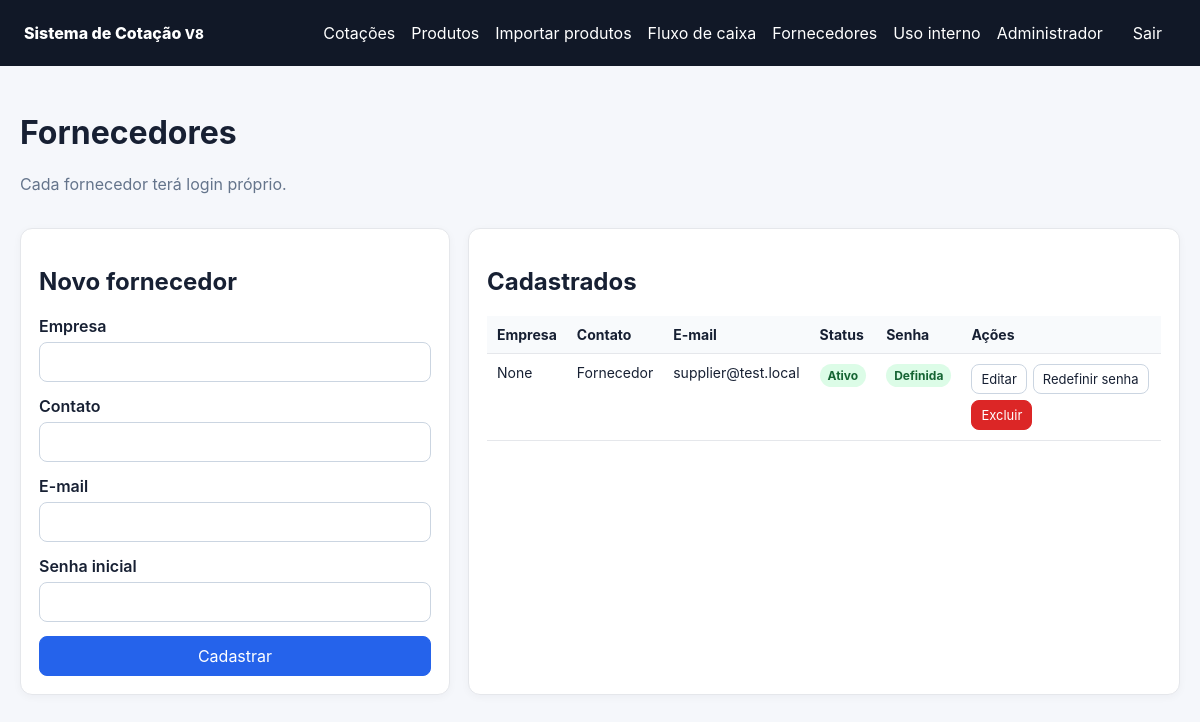
Page /admin/fornecedores (signed in) on the committed database.
### app/models.py (models this page shows)
class User(Base):
    __tablename__ = "users"
    id: Mapped[int] = mapped_column(primary_key=True)
    name: Mapped[str] = mapped_column(String(120))
    email: Mapped[str] = mapped_column(String(180), unique=True, index=True)
    password_hash: Mapped[str] = mapped_column(String(255))
    role: Mapped[str] = mapped_column(String(20), default="supplier")
    company_name: Mapped[str | None] = mapped_column(String(180), nullable=True)
    active: Mapped[bool] = mapped_column(Boolean, default=True)
    must_change_password: Mapped[bool] = mapped_column(Boolean, default=False)

### app/main.py (the view)
@app.get("/admin/fornecedores", response_class=HTMLResponse)
def admin_suppliers(request: Request, db: Session = Depends(get_db)):
    user = require_role(request, db, "admin")
    suppliers = db.scalars(select(User).where(User.role == "supplier").order_by(User.company_name, User.name)).all()
    created = request.query_params.get("criado") == "1"
    updated = request.query_params.get("editado") == "1"
    deleted = request.query_params.get("excluido") == "1"
    return templates.TemplateResponse(
        request,
        "admin_suppliers.html",
        {
            "user": user,
            "suppliers": suppliers,
            "error": None,
            "reset_link": None,
            "reset_supplier": None,
            "created": created,
            "updated": updated,
            "deleted": deleted,
        },
    )

### app/templates/admin_suppliers.html (shortened to what this page needs)
{% extends 'base.html' %}
{% block content %}
<div class="page-head"><div><h1>Fornecedores</h1><p class="muted">Cada fornecedor terá login próprio.</p></div></div>
<div class="grid two">
<div class="card"><h2>Novo fornecedor</h2>{% if error %}<div class="alert">{{ error }}</div>{% endif %}
<form method="post" class="stack"><label>Empresa<input name="company_name" required></label><label>Contato<input name="name" required></label><label>E-mail<input type="email" name="email" required></label><label>Senha inicial<input type="password" name="password" minlength="8" required></label><button class="primary">Cadastrar</button></form></div>
<div class="card table-wrap"><h2>Cadastrados</h2><table><thead><tr><th>Empresa</th><th>Contato</th><th>E-mail</th><th>Status</th><th>Senha</th><th>Ações</th></tr></thead><tbody>
{% for s in suppliers %}
<tr>
  <td>{{ s.company_name }}</td>
  <td>{{ s.name }}</td>
  <td>{{ s.email }}</td>
  <td>{% if s.active %}<span class="badge open">Ativo</span>{% else %}<span class="badge closed">Inativo</span>{% endif %}</td>
  <td>{% if s.must_change_password %}<span class="badge pending">Provisória</span>{% else %}<span class="badge open">Definida</span>{% endif %}</td>
  <td>
    <div class="action-row">
      <a class="button compact" href="/admin/fornecedores/{{ s.id }}/editar">Editar</a>
      <form method="post" action="/admin/fornecedores/{{ s.id }}/reset-senha"><button class="compact" type="submit">Redefinir senha</button></form>
      <form method="post" action="/admin/fornecedores/{{ s.id }}/excluir" onsubmit="return confirm('Excluir definitivamente {{ (s.company_name or s.name)|e }}? Isso também removerá as participações e preços deste fornecedor das cotações. Esta ação não pode ser desfeita.');"><button class="danger compact" type="submit">Excluir</button></form>
    </div>
  </td>
</tr>
{% else %}<tr><td colspan="6">Nenhum fornecedor.</td></tr>{% endfor %}
</tbody></table></div>
</div>
{% endblock %}

### app/templates/base.html (shortened to what this page needs)
<!doctype html>
<html lang="pt-BR">
<head>
  <link rel="stylesheet" href="/static/style.css?v=10">
</head>
<body>
<header class="topbar">
  <div class="brand">Sistema de Cotação <small class="app-version">V8</small></div>
  {% if user %}
  <div class="nav">
    {% if user.role == 'admin' %}<a href="/admin">Cotações</a><a href="/admin/produtos">Produtos</a><a href="/admin/importacao-produtos">Importar produtos</a><a href="/admin/financeiro">Fluxo de caixa</a><a href="/admin/fornecedores">Fornecedores</a><a href="/uso-interno">Uso interno</a>{% elif user.role == 'employee' %}<a href="/uso-interno">Registrar retirada</a><a href="/uso-interno/alterar-senha">Alterar senha</a>{% else %}<a href="/fornecedor">Minhas cotações</a><a href="/fornecedor/alterar-senha">Alterar senha</a>{% endif %}
    <span>{{ user.name }}</span>
    <form action="/logout" method="post"><button class="link-btn">Sair</button></form>
  </div>
  {% endif %}
</header>
<main class="container">{% block content %}{% endblock %}</main>
</body>
</html>

### app/static/style.css (style rules this page uses)
:root { font-family:Inter,ui-sans-serif,system-ui,-apple-system,BlinkMacSystemFont,"Segoe UI",sans-serif;color:#172033;background:#f5f7fb }
* { box-sizing:border-box }
body { margin:0 }
.topbar { display:flex;justify-content:space-between;align-items:center;padding:14px 24px;background:#111827;color:#fff }
.brand { font-weight:800 }
.nav { display:flex;gap:16px;align-items:center }
.nav a,.link-btn { color:#fff;text-decoration:none;background:none;border:0;cursor:pointer;font:inherit }
.nav form { margin:0 }
.container { max-width:1500px;margin:26px auto;padding:0 20px }
.page-head { display:flex;justify-content:space-between;gap:16px;align-items:center;margin-bottom:18px }
.card { background:#fff;border:1px solid #e5e7eb;border-radius:12px;padding:18px;margin-bottom:18px;box-shadow:0 2px 8px rgba(15,23,42,.04) }
.stack { display:grid;gap:14px }
.grid.two { display:grid;grid-template-columns:minmax(280px,430px) 1fr;gap:18px }
label { display:grid;gap:6px;font-weight:600 }
input,select,textarea,button,.button { font:inherit }
input,select,textarea { width:100%;padding:9px 10px;border:1px solid #cbd5e1;border-radius:8px;background:#fff }
button,.button { border:1px solid #cbd5e1;border-radius:8px;padding:9px 14px;background:#fff;color:#172033;text-decoration:none;cursor:pointer;display:inline-block }
.primary { background:#2563eb;color:#fff;border-color:#2563eb }
.muted { color:#64748b }
.table-wrap { overflow:auto }
table { width:100%;border-collapse:collapse;font-size:14px }
th,td { text-align:left;padding:10px;border-bottom:1px solid #e5e7eb;vertical-align:top }
th { background:#f8fafc;white-space:nowrap }
.badge { display:inline-block;padding:4px 8px;border-radius:999px;font-size:12px;font-weight:700 }
.open { background:#dcfce7;color:#166534 }
.danger { background:#dc2626;color:#fff;border-color:#dc2626 }
.compact { padding:6px 9px;font-size:13px;white-space:nowrap }
.action-row { display:flex;gap:6px;align-items:center;flex-wrap:wrap }
.action-row form { margin:0 }

### rows in the picture
User: name "Administrador"
User: company_name "None", name "Fornecedor", email "supplier@test.local", active "Ativo", must_change_password "Definida"
